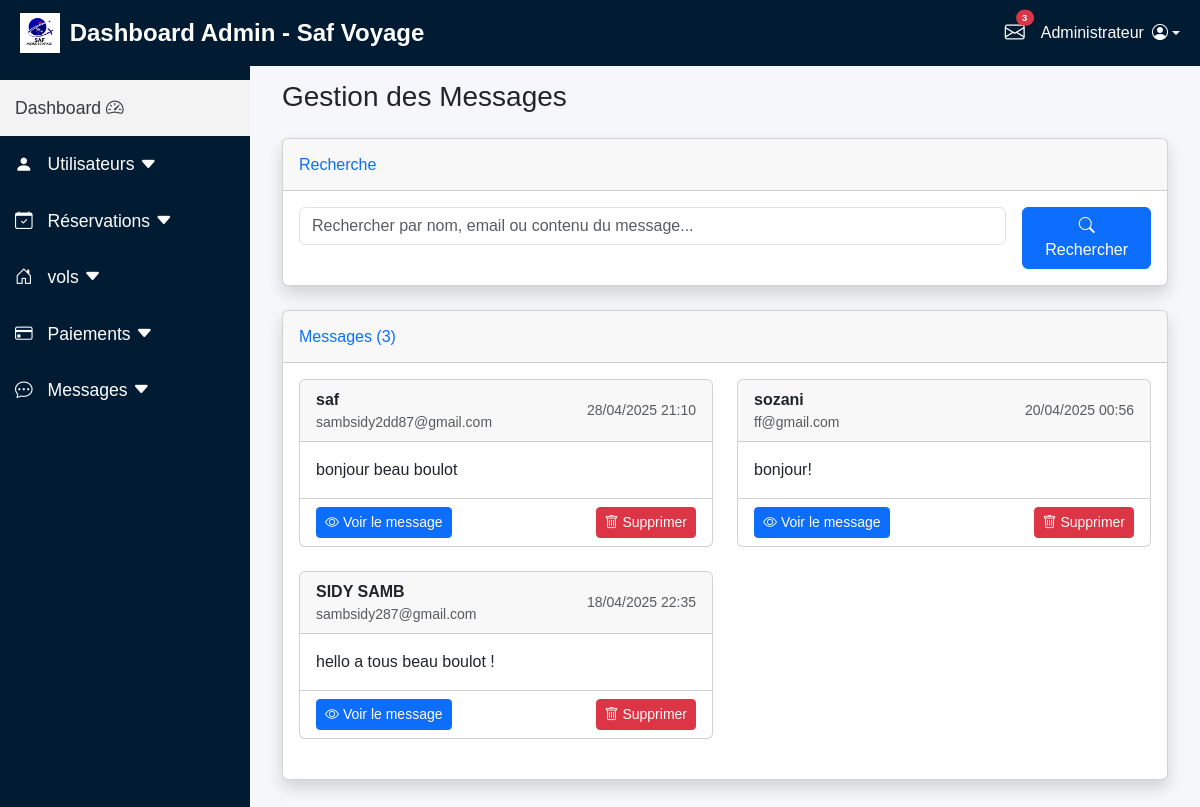
The app's page /admin/gerer_messages.php (signed in) with its own data.
### tables this page shows
CREATE TABLE IF NOT EXISTS `messages_contact` (
  `id` int NOT NULL AUTO_INCREMENT,
  `nom` varchar(255) NOT NULL,
  `email` varchar(255) NOT NULL,
  `message` text NOT NULL,
  `date_envoi` datetime DEFAULT CURRENT_TIMESTAMP,
  PRIMARY KEY (`id`)
);

### admin/gerer_messages.php (the view, shortened to what this page needs)
<?php
include('../config/config.php');
$action = isset($_GET['action']) ? $_GET['action'] : '';
$message = [];
$error = '';
$page = isset($_GET['page']) ? intval($_GET['page']) : 1;
$limit = 10;
$offset = ($page - 1) * $limit;
$search = isset($_GET['search']) ? $_GET['search'] : '';
$search_condition = '';
try {
    $count_query = "SELECT COUNT(*) as total FROM messages_contact" . $search_condition;
    $stmt = $db->prepare($count_query);
    $stmt->execute();
    $total_messages = $stmt->fetch(PDO::FETCH_ASSOC)['total'];
} catch (PDOException $e) {
    $error = "Erreur lors du comptage des messages: " . $e->getMessage();
    $total_messages = 0;
    $total_pages = 1;
}
try {
    $query = "SELECT * FROM messages_contact" . $search_condition . " ORDER BY date_envoi DESC LIMIT :limit OFFSET :offset";
    $stmt = $db->prepare($query);
    $stmt->bindValue(':limit', $limit, PDO::PARAM_INT);
    $stmt->bindValue(':offset', $offset, PDO::PARAM_INT);
    $stmt->execute();
    $messages = $stmt->fetchAll(PDO::FETCH_ASSOC);
} catch (PDOException $e) {
    $error = "Erreur lors de la récupération des messages: " . $e->getMessage();
    $messages = [];
}
$error = isset($error) ? $error : (isset($_GET['error']) ? $_GET['error'] : '');
?>
<!DOCTYPE html>
<html lang="fr">
<head>
    <link href="https://cdn.jsdelivr.net/npm/bootstrap@5.3.0/dist/css/bootstrap.min.css" rel="stylesheet">
    <link href="https://cdn.jsdelivr.net/npm/bootstrap-icons/font/bootstrap-icons.css" rel="stylesheet">
</head>
<body>
    <?php include '../admin/top-navbar.php'; ?>
    <?php include '../admin/sidebar.php'; ?>
    <div id="content">
        <div class="container-fluid">
            <?php if ($action === 'voir' && !empty($message)): ?>
                <div class="d-flex justify-content-between align-items-center mb-4">
                    <h1 class="h3 mb-0 text-gray-800">Détails du message</h1>
                    <a href="gerer_messages.php" class="btn btn-secondary">
                        <i class="bi bi-arrow-left"></i> Retour à la liste
                    </a>
                </div>
                <?php if (!empty($error)): ?>
                    <div class="alert alert-danger"><?php echo $error; ?></div>
                <?php endif; ?>
                <div class="card shadow mb-4">
                    <div class="card-header py-3 d-flex justify-content-between align-items-center">
                        <h6 class="m-0 font-weight-bold text-primary">Message de <?php echo htmlspecialchars($message['nom']); ?></h6>
                        <span class="text-muted"><?php echo date('d/m/Y H:i', strtotime($message['date_envoi'])); ?></span>
                    </div>
                    <div class="card-body">
                        <div class="row">
                            <div class="col-md-6">
                                <p><strong>Nom:</strong> <?php echo htmlspecialchars($message['nom']); ?></p>
                                <p><strong>Email:</strong> <a href="mailto:<?php echo htmlspecialchars($message['email']); ?>"><?php echo htmlspecialchars($message['email']); ?></a></p>
                                <p><strong>Date d'envoi:</strong> <?php echo date('d/m/Y H:i', strtotime($message['date_envoi'])); ?></p>
                            </div>
                            <div class="col-md-6 text-md-end">
                                <a href="mailto:<?php echo htmlspecialchars($message['email']); ?>" class="btn btn-primary">
                                    <i class="bi bi-reply"></i> Répondre par email
                                </a>
                                <a href="gerer_messages.php?action=supprimer&id=<?php echo $message['id']; ?>" class="btn btn-danger ms-2" onclick="return confirm('Êtes-vous sûr de vouloir supprimer ce message ?');">
                                    <i class="bi bi-trash"></i> Supprimer
                                </a>
                            </div>
                        </div>
                        <hr>
                        <h6 class="font-weight-bold">Message:</h6>
                        <div class="message-content">
                            <?php echo nl2br(htmlspecialchars($message['message'])); ?>
                        </div>
                    </div>
                </div>
            <?php else: ?>
                <div class="d-flex justify-content-between align-items-center mb-4">
                    <h1 class="h3 mb-0 text-gray-800">Gestion des Messages</h1>
                </div>
                <div class="card shadow mb-4">
                    <div class="card-header py-3">
                        <h6 class="m-0 font-weight-bold text-primary">Recherche</h6>
                    </div>
                    <div class="card-body">
                        <form action="" method="GET" class="row g-3">
                            <div class="col-md-10">
                                <input type="text" class="form-control" id="search" name="search" placeholder="Rechercher par nom, email ou contenu du message..." value="<?php echo htmlspecialchars($search); ?>">
                            </div>
                            <div class="col-md-2">
                                <button type="submit" class="btn btn-primary w-100">
                                    <i class="bi bi-search"></i> Rechercher
                                </button>
                            </div>
                        </form>
                    </div>
                </div>
                <div class="card shadow mb-4">
                    <div class="card-header py-3">
                        <h6 class="m-0 font-weight-bold text-primary">Messages (<?php echo $total_messages; ?>)</h6>
                    </div>
                    <div class="card-body">
                        <?php if (empty($messages)): ?>
                            <div class="alert alert-info">Aucun message trouvé.</div>
                        <?php else: ?>
                            <div class="row">
                                <?php foreach ($messages as $msg): ?>
                                    <div class="col-md-6 mb-4">
                                        <div class="card message-card h-100">
                                            <div class="card-header d-flex justify-content-between align-items-center">
                                                <div>
                                                    <strong><?php echo htmlspecialchars($msg['nom']); ?></strong>
                                                    <div class="small text-muted"><?php echo htmlspecialchars($msg['email']); ?></div>
                                                </div>
                                                <span class="text-muted small"><?php echo date('d/m/Y H:i', strtotime($msg['date_envoi'])); ?></span>
                                            </div>
                                            <div class="card-body">
                                                <div class="message-preview">
                                                    <?php echo htmlspecialchars(substr($msg['message'], 0, 150)); ?>
                                                </div>
                                            </div>
                                            <div class="card-footer bg-transparent d-flex justify-content-between">
                                                <a href="gerer_messages.php?action=voir&id=<?php echo $msg['id']; ?>" class="btn btn-sm btn-primary">
                                                    <i class="bi bi-eye"></i> Voir le message
                                                </a>
                                                <a href="gerer_messages.php?action=supprimer&id=<?php echo $msg['id']; ?>" class="btn btn-sm btn-danger" onclick="return confirm('Êtes-vous sûr de vouloir supprimer ce message ?');">
                                                    <i class="bi bi-trash"></i> Supprimer
                                                </a>
                                            </div>
                                        </div>
                                    </div>
                                <?php endforeach; ?>
                            </div>
                        <?php endif; ?>
                    </div>
                </div>
            <?php endif; ?>
        </div>
    </div>
</body>
</html>

### admin/gerer_messages.php (style rules this page uses)
.message-card { transition: all 0.3s ease; }
.message-preview { max-height: 80px; overflow: hidden; text-overflow: ellipsis; white-space: nowrap; }

### admin/sidebar.php (style rules this page uses)
body { display: flex; min-height: 100vh; background-color: #f5f7fa; font-family: 'Poppins', sans-serif; margin: 0; }
#content { margin-left: 250px; padding: 80px 20px 20px 20px; width: 100%; background-color: #f5f7fa; }

### records on screen
messages_contact: nom "saf", email "sambsidy2dd87@gmail.com", date_envoi "28/04/2025 21:10", message "bonjour beau boulot"
messages_contact: nom "sozani", email "ff@gmail.com", date_envoi "20/04/2025 00:56", message "bonjour!"
messages_contact: nom "SIDY SAMB", email "sambsidy287@gmail.com", date_envoi "18/04/2025 22:35", message "hello a tous beau boulot !"

### other values on screen
$messages_count "3"
$total_messages "3"
